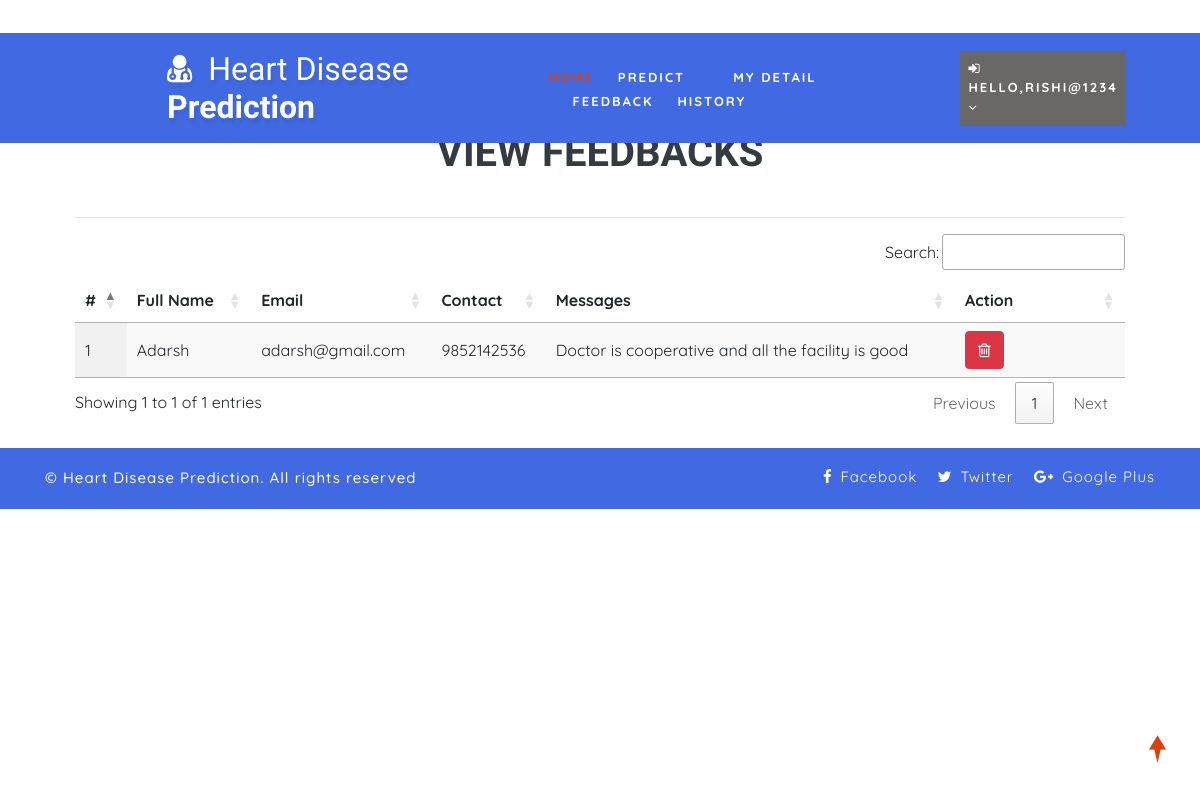
The page /view_feedback (signed in) on the database its author committed.
### health/models.py (models this page shows, shortened)
class Feedback(models.Model):
    user = models.ForeignKey(User, on_delete=models.CASCADE, null=True)
    messages = models.TextField(null=True)
    date = models.DateField(auto_now=True)

class Patient(models.Model):
    user = models.ForeignKey(User, on_delete=models.CASCADE, null=True)
    contact = models.CharField(max_length=100, null=True)
    address = models.CharField(max_length=100, null=True)
    dob = models.DateField(null=True)
    image = models.FileField(null=True)

### health/views.py (the view)
# urls.py: path('view_feedback', View_Feedback,name="view_feedback"),
@login_required(login_url="login")
def View_Feedback(request):
    dis = Feedback.objects.all()
    d = {'dis':dis}
    return render(request,'view_feedback.html',d)

### health/templates/view_feedback.html (shortened to what this page needs)
{% extends 'index.html' %}
{% load static %}
{% block body %}
<div class="container-fluid" style="width:90%;margin-top:8%">
                    <div class="container-fluid">
                        <h1 align="center" class="w3ls-title text-uppercase text-dark font-weight-bold">View Feedbacks</h1><br>
                         </div><hr>
                                <table id="example" class="display" style="width:100%">
                                  <thead>
                                    <tr>
                                      <th>#</th>
                                      <th>Full Name</th>
                                      <th>Email</th>
                                      <th>Contact</th>
                                      <th>Messages</th>
                                      <th>Action</th>
                                  </tr>
                              </thead>
                              <tbody>
                              {% for i in dis %}
                                <tr>
                                  <td>{{forloop.counter}}</td>
                                  <td>{{i.user.first_name}} {{i.user.user.last_name}}</td>
                                  <td>{{i.user.email}}</td>
                                  <td>{{i.user.patient_set.all.0.contact}}</td>
                                  <td>{{i.messages}}</td>
                                  <td style="width:150px">
                                      <a href="{% url 'delete_feedback' i.id %}" ><button class="btn btn-danger" onclick="return confirm('Are you sure?')"><i class="fa fa-trash-o"></i></button></a></td>
                              </tr>
                              {% endfor %}
                          </tbody>
                      </table>
                  </div>
{% endblock %}
There are no obvious syntax errors, but the third line, {% load static %}, suggests that the template is

### health/templates/index.html (shortened to what this page needs)
<!DOCTYPE html>
{% load static %}
<html lang="zxx">
<head>
	<link rel="stylesheet" href="{% static 'css/bootstrap.css' %}">
	<link href="{% static 'css/css_slider.css' %}" type="text/css" rel="stylesheet" media="all">
	<link rel="stylesheet" href="{% static 'css/style.css' %}" type="text/css" media="all" />
	<link href="{% static 'css/font-awesome.min.css' %}" rel="stylesheet">
<link rel='stylesheet' type='text/css' href="https://cdn.datatables.net/1.10.21/css/jquery.dataTables.min.css">
<link rel='stylesheet' type='text/css' href="https://cdn.datatables.net/buttons/1.6.2/css/buttons.dataTables.min.css">
</head>
<body>
	<div id="home" style="margin-bottom:2%">
		<header>
			<div class="top-bar py-3">
				<div class="container">
					<div class="row">
						<div class="col-xl-7 col-lg-6 col-md-4 top-social-agile text-md-right text-center mt-md-0 mt-2">
							<div class="row">
								<div class="col-xl-3 col-lg-4 col-6 top-w3layouts p-md-0 text-right">
								</div>
								<div class="col-xl-3 col-lg-4 col-6 header-w3layouts text-md-right text-left">
								</div>
							</div>
						</div>
					</div>
				</div>
			</div>
		</header>
		<div class="main-top" style="background:royalblue">
			<div class="container-fluid">
				<div class="header d-md-flex justify-content-between align-items-center py-3">
					<div id="logo" style="margin-left:13%">
						<h1>
							<a href="index.html">
								<span class="fa fa-user-md mr-2"></span>
								<span class="logo-sp">Heart Disease</span> Prediction
							</a>
						</h1>
					</div>
					{% if request.user.is_staff %}
					<div class="nav_w3ls" style="margin-right:4%">
						<nav>
							<label for="drop1" class="toggle">Menu</label>
							<input type="checkbox" id="drop1" />
							<ul class="menu" style="padding:15px;width:100%">
								<li class="mx-lg-4 mx-md-3 my-md-0 my-2"><a href="{% url 'admin_home' %}" >Home</a></li>
								<li>
									<label for="drop-2" class="toggle toogle-2"> <span class="fa fa-angle-down" aria-hidden="true"></span>
									</label>
									<a href="#"> Doctor <span class="fa fa-angle-down" aria-hidden="true"></span></a>
									<ul style="margin-top:2%;width:40%;margin-right:0%">
										<li style="width:100%;"><a href="/add_doctor" class="drop-text">Add Doctor</a></li>
										<li style="width:100%;"><a href="/view_doctor" class="drop-text">View Doctor</a></li>
									</ul>
								</li>
								<li class="mx-lg-4 mx-md-3 my-md-0 my-2"><a href="/view_patient">Patient</a></li>
								<li class="mx-lg-4 mx-md-3 my-md-0 my-2">
									<a href="/view_search_pat">Searched Data</a></li>
								<li><a href="/view_feedback">Feedback</a></li>
							</ul>
						</nav>
					</div>
					<div class="nav_w3ls" style="margin-right:3%">
						<nav>
							<label for="drop2" class="toggle">Menu</label>
							<input type="checkbox" id="drop2" />
							<ul class="menu">
								<li class="mx-lg-4 mx-md-3 my-md-0 my-2" style="background:red;padding:8px">
									<label for="drop-2" class="toggle toogle-2"> <span class="fa fa-angle-down" aria-hidden="true"></span>
									</label>
									<a href="#"><i class="fa fa-user"></i> {{request.user.username}} <span class="fa fa-angle-down" aria-hidden="true"></span></a>
									<ul style="margin-top:10%;width:80%;margin-right:5%">
										<li style="width:100%;"><a href="{% url 'change_password' %}" class="drop-text">Password</a></li>
										<li style="width:100%;"><a href="{% url 'logout' %}" class="drop-text">Logout</a></li>
									</ul>
								</li>
							</ul>
						</nav>
					</div>
					{% elif request.user.patient_set.all.0 %}
					<div class="nav_w3ls" style="margin-left:5%;font-weight:bold">
						<nav>
							<ul class="menu" style="padding:15px;width:100%">
								<li><a href="{% url 'patient_home' %}" class="active">Home</a></li>
								<li class="mx-lg-4 mx-md-3 my-md-0 my-2"><a href="/add_heartdetail">Predict</a></li>
								<li class="mx-lg-4 mx-md-3 my-md-0 my-2"><a href="/profile_doctor">My Detail</a></li>
								<li class="mx-lg-4 mx-md-3 my-md-0 my-2"><a href="/sent_feedback">Feedback</a></li>
								<li><a href="/view_search_pat">History</a></li>
							</ul>
						</nav>
					</div>
					<div class="nav_w3ls" style="margin-right:3%">
						<nav>
							<ul class="menu">
								<li class="mx-lg-4 mx-md-3 my-md-0 my-2" style="background:#6a6767;padding:8px">
									<a href="#"><i class="fa fa-sign-in"></i> Hello,{{request.user.username}} <span class="fa fa-angle-down" aria-hidden="true"></span></a>
								</li>
							</ul>
						</nav>
					</div>
					{% endif %}
				</div>
			</div>
		</div>
		{% block body %}
		{% endblock %}
	</div>
	<div class="copy-w3pvt" style="background:royalblue;color:blue">
		<div class="container py-3">
			<div class="row">
				<div class="col-lg-7 w3ls_footer_grid1_left text-lg-left text-center">
					<p style="color:white">&copy; Heart Disease Prediction. All rights reserved</a>
					</p>
				</div>
				<div class="col-lg-5 w3ls_footer_grid_left1_pos text-lg-right text-center mt-lg-0 mt-2">
					<ul style="color:white">
						<li>
							<a href="#" style="color:white" class="facebook">
								<span class="fa fa-facebook-f mr-2"></span>Facebook</a>
						</li>
						<li class="mx-3">
							<a href="#" style="color:white" class="twitter">
								<span class="fa fa-twitter mr-2"></span>Twitter</a>
						</li>
						<li>
							<a href="#" style="color:white" class="google">
								<span class="fa fa-google-plus mr-2"></span>Google Plus</a>
						</li>
					</ul>
				</div>
			</div>
		</div>
	</div>
	<a href="#home" style="color:white" class="move-top text-center"></a>
</body>
</html>

### health/static/css/style.css (style rules this page uses)
body { padding: 0; margin: 0; background: #FFF; font-family: 'Quicksand', sans-serif; }
body a, body button { transition: 0.5s all; -webkit-transition: 0.5s all; -moz-transition: 0.5s all; -o-transition: 0.5s all; -ms-transition: 0.5s all; text-decoration: none; }
html { scroll-behavior: smooth; }
h1, h2, h3, h4, h5, h6 { margin: 0; padding: 0; font-family: 'Mukta', sans-serif; }
p { margin: 0; padding: 0; font-size: 15px; letter-spacing: 1px; line-height: 1.9; color: #999; font-family: 'Quicksand', sans-serif; }
ul, ol { margin: 0; padding: 0; }
a.move-top { width: 34px; height: 34px; background: url(../images/move-top.png) no-repeat; display: inline-block; position: fixed; bottom: 4%; right: 2%; z-index: 0; }
#home { position: relative; }
.main-top { position: absolute; z-index: 999; width: 100%; background: rgba(0, 0, 0, 0.4); }
nav { margin: 0; padding: 0; }
#logo a { float: left; display: initial; font-weight: 700; font-size: 32px; color: #fff; text-shadow: 2px 5px 3px rgba(0, 0, 0, 0.06); padding: 0; }
span.logo-sp { font-weight: 100; }
nav:after { content: ""; display: table; clear: both; }
nav ul { float: right; padding: 0; margin: 0; list-style: none; position: relative; }
nav ul li { margin: 0px; display: inline-block; float: left; }
nav a { padding: 0; color: #fff; font-size: 13px; letter-spacing: 2px; font-weight: 700; text-transform: uppercase; display: inline-block; transition: 0.5s all; -webkit-transition: 0.5s all; -moz-transition: 0.5s all; -o-transition: 0.5s all; -ms-transition: 0.5s all; }
.menu li a.active, .menu li a:hover { color: #2196f3; transition: 0.5s all; -webkit-transition: 0.5s all; -moz-transition: 0.5s all; -o-transition: 0.5s all; -ms-transition: 0.5s all; color: #d84315; }
li>a:only-child:after { content: ''; }
.w3ls_footer_grid_left1_pos ul li, ul.list-part li { display: inline-block; }
.w3ls_footer_grid_left1_pos ul li a { color: #000; text-decoration: none; letter-spacing: 1px; font-size: 15px; }
.w3ls_footer_grid1_left p { color: #484848; font-weight: 500; }

### rows shown on the page
Feedback: user.first_name "Adarsh", user.email "adarsh@gmail.com", user.patient_set.all.0.contact "9852142536", messages "Doctor is cooperative and all the facility is good"

### other values the page prints
{{ request.user.username }} "RISHI@1234"
